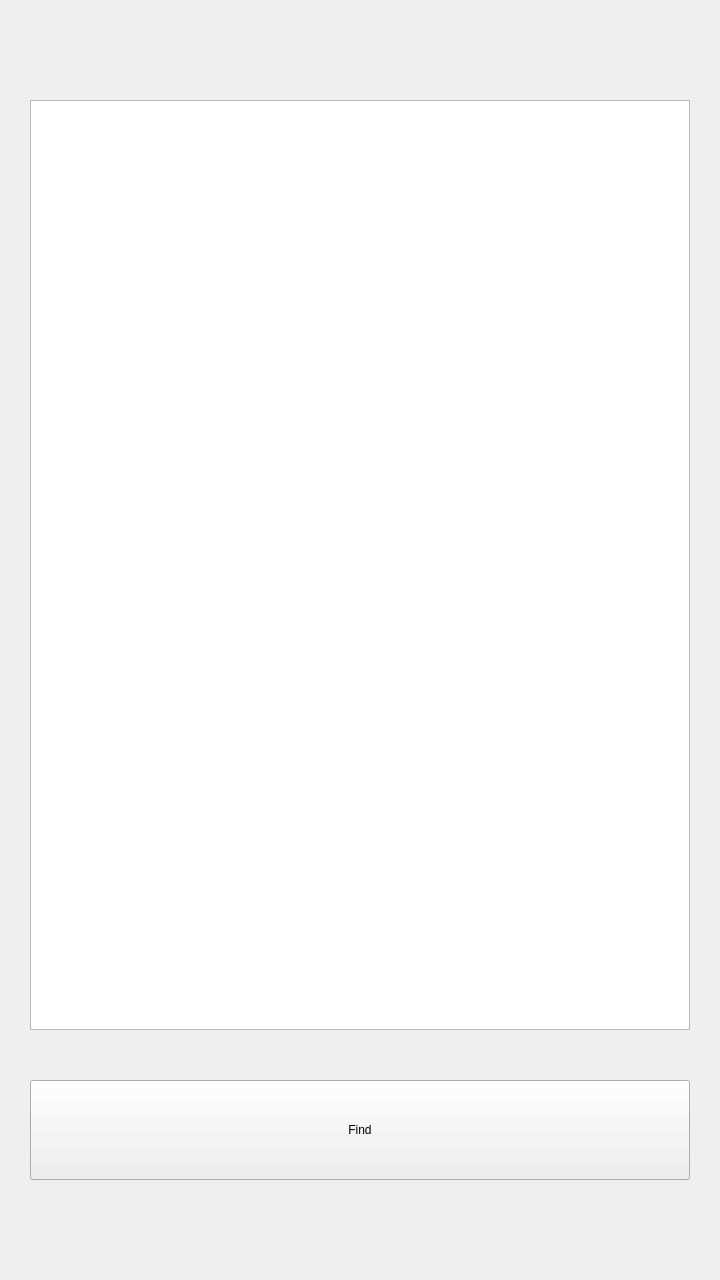
<?xml version="1.0" encoding="UTF-8"?>
<ui version="4.0">
 <class>ScanPage</class>
 <widget class="QWidget" name="ScanPage">
  <property name="geometry">
   <rect>
    <x>0</x>
    <y>0</y>
    <width>720</width>
    <height>1280</height>
   </rect>
  </property>
  <property name="windowTitle">
   <string>Form</string>
  </property>
  <layout class="QVBoxLayout" name="verticalLayout_2">
   <property name="spacing">
    <number>50</number>
   </property>
   <property name="leftMargin">
    <number>30</number>
   </property>
   <property name="topMargin">
    <number>100</number>
   </property>
   <property name="rightMargin">
    <number>30</number>
   </property>
   <property name="bottomMargin">
    <number>100</number>
   </property>
   <item>
    <layout class="QVBoxLayout" name="verticalLayout">
     <item>
      <widget class="QListWidget" name="lwDevList">
       <property name="styleSheet">
        <string notr="true">*{font: 24pt &quot;Courier&quot;;}</string>
       </property>
      </widget>
     </item>
    </layout>
   </item>
   <item>
    <widget class="QPushButton" name="pbFind">
     <property name="sizePolicy">
      <sizepolicy hsizetype="Expanding" vsizetype="Expanding">
       <horstretch>0</horstretch>
       <verstretch>0</verstretch>
      </sizepolicy>
     </property>
     <property name="maximumSize">
      <size>
       <width>16777215</width>
       <height>100</height>
      </size>
     </property>
     <property name="autoFillBackground">
      <bool>false</bool>
     </property>
     <property name="text">
      <string>Find</string>
     </property>
    </widget>
   </item>
  </layout>
 </widget>
 <layoutdefault spacing="6" margin="11"/>
 <resources/>
 <connections/>
</ui>
